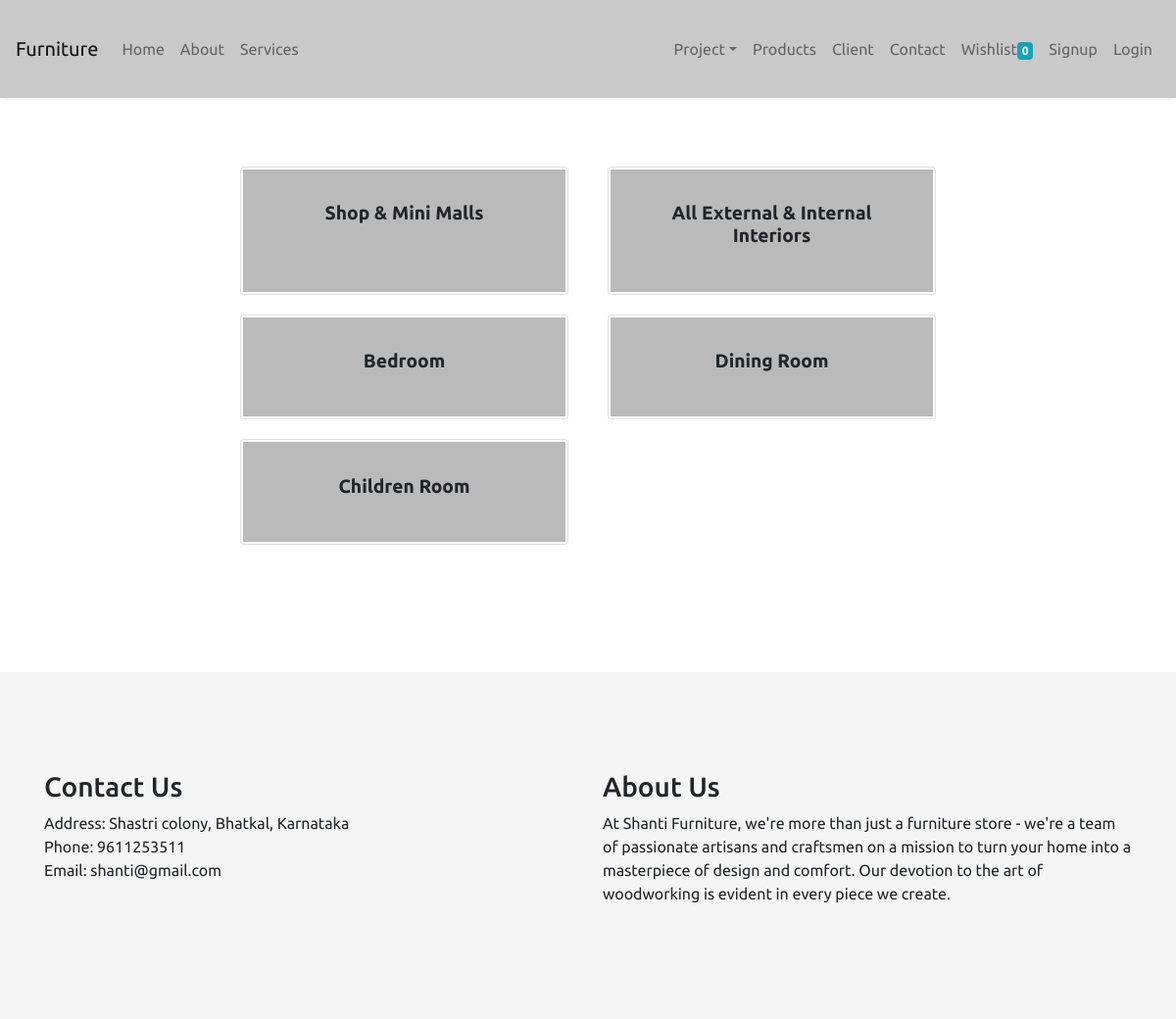
The app's page /service with its own data.
### furnitureapp/models/service.py (models this page shows)
class Service(models.Model):
    service_name = models.CharField(max_length=50)
    @staticmethod
    def get_all_sevices():
        return Service.objects.all()
    def __str__(self):
        return self.service_name

### furnitureapp/views/home.py (the view)
# urls.py: path("service",service,name='service'),
def service(request):
    services = Service.get_all_sevices()
    service_data = []
    for service in services:
        service_name_hash = abs(hash(service.service_name)) % 16777215
        service_data.append({
            'service':service,
            'service_name_hash': service_name_hash
        })
    return render(request, "service.html", {"services": service_data})

### templates/service.html (shortened to what this page needs)
{% extends "index.html" %}
{% block body %}
<div class="container_services">
    <div class="row">
        {% for service_data in services %}
        <div class="col">
            <div class="card">
                <div class="card-body">
                    <h1 class="card-title text-center"><b>{{ service_data.service }}</b></h1>
                </div>
            </div>
        </div>
        {% endfor %}
    </div>
</div>
{% endblock body %}

### templates/index.html (style rules this page uses)
* { margin: 0px; font-family: 'AR One Sans', sans-serif; font-family: 'Ubuntu', sans-serif; }

### templates/service.html (style rules this page uses)
.container_services { display: flex; flex-wrap: wrap; margin: 5% 20% 10% 20%; }
.col { flex: 0 0 calc(50% - 10px); box-sizing: border-box; margin: 10px 5px; }
.card { width: 100%; height: 100%; }
.card-body { background-color: rgb(186, 186, 186); padding: 10%; margin: 2px; }
.card-title { font-size: larger; }

### records on screen
Service: service "Shop & Mini Malls"
Service: service "All External & Internal Interiors"
Service: service "Bedroom"
Service: service "Dining Room"
Service: service "Children Room"

### other values on screen
{{ request.session.cart.keys|length|default:0 }} "0"
